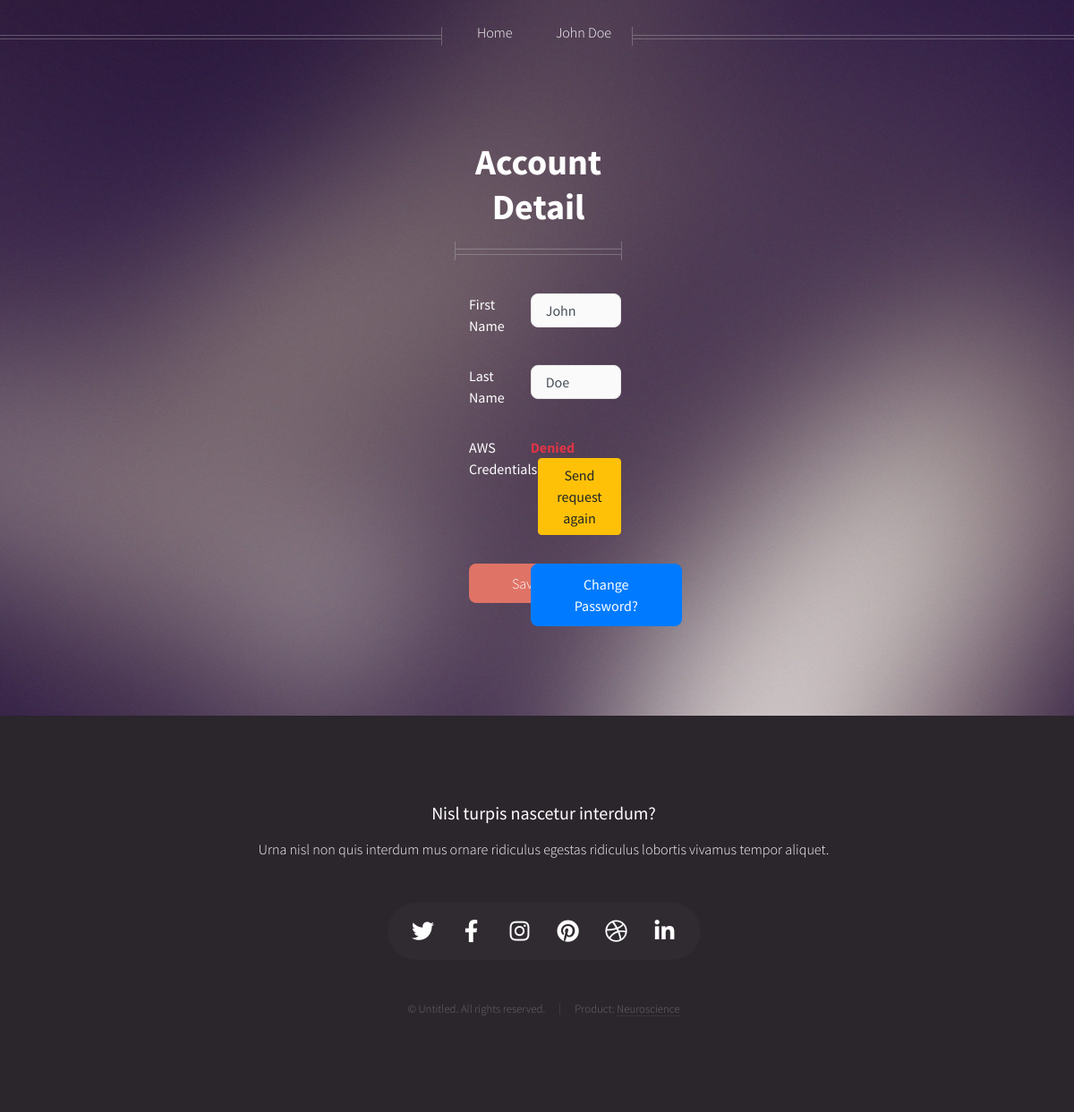
Before: /profile/ (signed in) with the older database file.
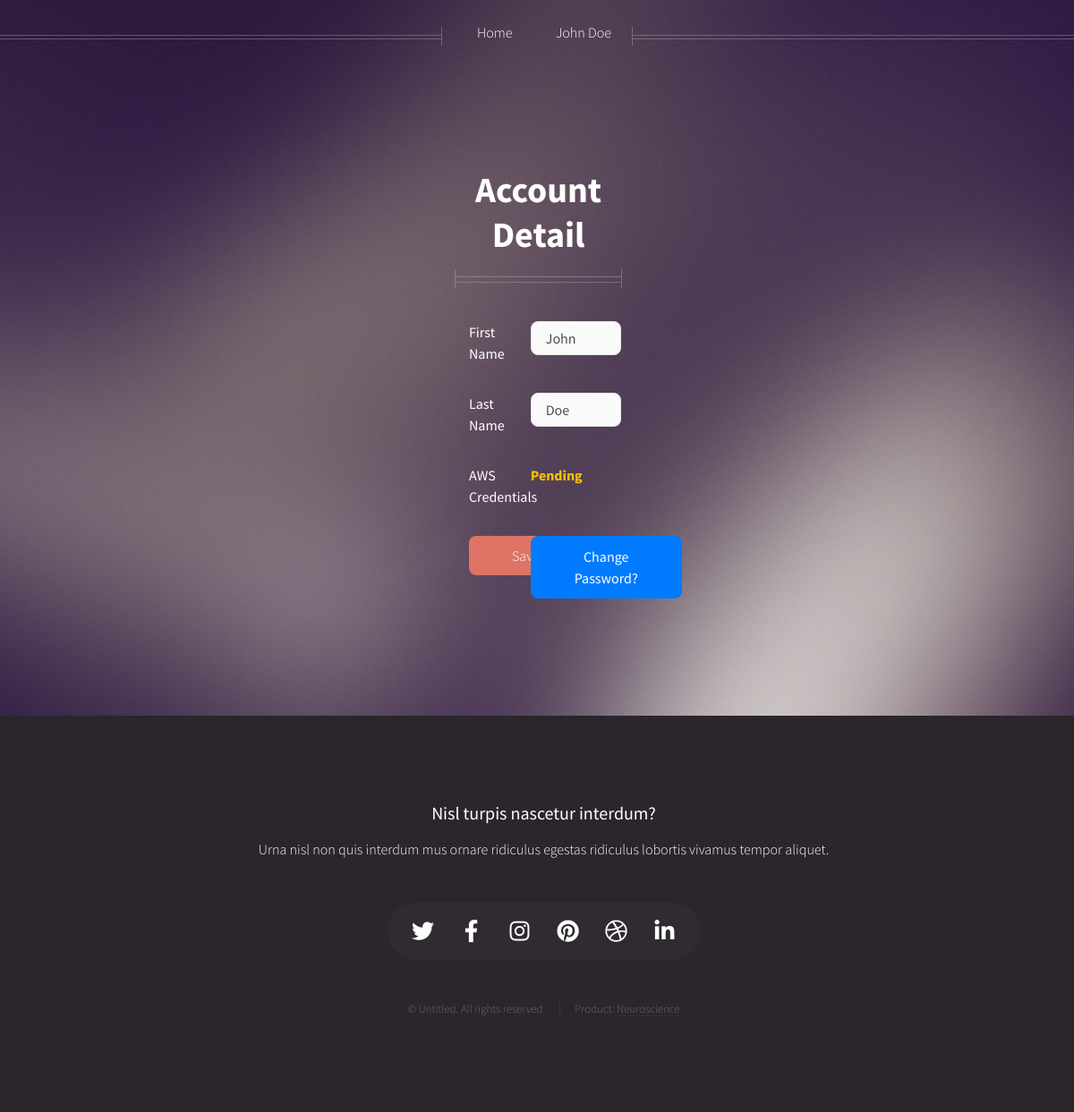
After: the same page with the newer database file.
### account/models.py (models this page shows, shortened)
class User(AbstractBaseUser):
    objects = UserManager()
    date_added = models.DateField(auto_now=False, auto_now_add=True)
    date_updated = models.DateField(auto_now=True)
    email = models.EmailField(db_index=True, unique=True)
    first_name = models.CharField(max_length=100, default="")
    last_name = models.CharField(max_length=100, default="")
    USERNAME_FIELD = 'email'
    REQUIRED_FIELDS = []
    is_active = models.BooleanField(default=True)
    is_admin = models.BooleanField(default=False)

class Base(models.Model):
    created_on = models.DateTimeField(auto_now_add=True, db_index=True,
                                      help_text='(Read-only) Date/time when record was created.')
    updated_on = models.DateTimeField(auto_now=True, db_index=True,
                                      help_text='(Read-only) Date/time when record was updated.')

class AWSRequest(Base):
    STATUS_CHOICES = (
        (STATUS_PENDING, 'Pending'),
        (STATUS_DENIED, 'Denied'),
        (STATUS_COMPLETED, 'Completed'),
    )
    user = models.ForeignKey(User, on_delete=models.CASCADE)
    status = models.CharField(max_length=1, choices=STATUS_CHOICES, default=STATUS_PENDING,
                              help_text="Status of request")

### account/views.py (the view, shortened to what this page needs)
# urls.py: path('profile/', ProfileView.as_view(), name='profile'),
class ProfileView(LoginRequiredMixin, View):
    template_name = "account/profile.html"
    def get(self, request):
        aws_req = AWSRequest.objects.filter(user=request.user).first()
        return render(request, template_name=self.template_name, context={
            "user": request.user,
            "aws_req": aws_req
        })

### templates/account/profile.html (shortened to what this page needs)
{% extends "layout.html" %}
{% load static %}
{% block content %}
    <div class="container">
        <div class="col-xl-6 offset-xl-3 col-md-12">
            <div class="title">
                <h2>Account Detail</h2>
                <hr/>
            </div>
            <div class="col-xl-12">
                <form method="post">
                    <div class="form-group row pb-3">
                        <label class="col-4 col-form-label">First Name</label>
                        <div class="col-8">
                            <input type="text" name="first_name" placeholder="First Name" class="form-control" value="{{user.first_name}}" required>
                        </div>
                    </div>
                    <div class="form-group row pb-3">
                        <label class="col-4 col-form-label">Last Name</label>
                        <div class="col-8">
                            <input name="last_name" placeholder="Last Name" class="form-control" type="text"  value="{{user.last_name}}" required>
                        </div>
                    </div>
                    <div class="form-group row pb-3">
                        <label for="select" class="col-4 col-form-label">AWS Credentials</label>
                        <div class="col-8 text-left">
                            {% if aws_req %}
                            <label class="{{aws_req.get_status_display}}">{{aws_req.get_status_display}}</label>
                                {% if aws_req.get_status_display == 'Denied' %}
                                    <a href="{% url 'aws_cred_request' %}" class="btn btn-warning ml-2">Send request again</a>
                                {% endif %}
                            {% else %}
                                <a href="{% url 'aws_cred_request' %}" class="btn btn-warning">Send Request</a>
                            {% endif %}
                        </div>
                    </div>
                    <div class="form-group row pb-3">
                        <div class="col-4 text-left">
                            <input type="submit" class="btn btn-primary" value="Save">
                        </div>
                        <div class="col-8 text-right">
                            <button type="button" class="btn btn-primary" onclick="change_pwd()">Change Password?</button>
                        </div>
                    </div>
                </form>
            </div>
        </div>
    </div>
{% endblock %}

### templates/layout.html (shortened to what this page needs)
{% load static %}
<!DOCTYPE HTML>
<html>
	<head>
		<link rel="stylesheet" href="https://stackpath.bootstrapcdn.com/bootstrap/4.4.1/css/bootstrap.min.css">
		<link rel="stylesheet" href="{% static 'css/main.css' %}" />
		<link rel="stylesheet" href="{% static 'css/custom.css' %}" />
	</head>
    <body class="homepage is-preload">
        <div id="page-wrapper">
				<div id="header">
						<nav id="nav">
							<ul>
								<li><a href="/">Home</a></li>
								{% if user.is_authenticated %}
									<li>
										<a href="#">{{user.first_name}} {{user.last_name}}</a>
									</li>
								{% else %}
									<li><a href="/login">Login</a></li>
								{% endif %}
							</ul>
						</nav>
						<div class="inner">
							{% block content %}{% endblock %}
						</div>
				</div>
				<div id="footer">
					<div class="container">
						<div class="row">
							<div class="col-12">
									<section class="contact">
										<header>
											<h3>Nisl turpis nascetur interdum?</h3>
										</header>
										<p>Urna nisl non quis interdum mus ornare ridiculus egestas ridiculus lobortis vivamus tempor aliquet.</p>
										<ul class="icons">
											<li><a href="#" class="icon brands fa-twitter"><span class="label">Twitter</span></a></li>
											<li><a href="#" class="icon brands fa-facebook-f"><span class="label">Facebook</span></a></li>
											<li><a href="#" class="icon brands fa-instagram"><span class="label">Instagram</span></a></li>
											<li><a href="#" class="icon brands fa-pinterest"><span class="label">Pinterest</span></a></li>
											<li><a href="#" class="icon brands fa-dribbble"><span class="label">Dribbble</span></a></li>
											<li><a href="#" class="icon brands fa-linkedin-in"><span class="label">Linkedin</span></a></li>
										</ul>
									</section>
									<div class="copyright">
										<ul class="menu">
											<li>&copy; Untitled. All rights reserved.</li><li>Product: <a href="http://html5up.net">Neuroscience</a></li>
										</ul>
									</div>
							</div>
						</div>
					</div>
				</div>
        </div>
    </body>
</html>

### static/css/custom.css (style rules this page uses)
.inner .form-group label { text-align: left; margin:0; color: white; }
.inner h2 { color:white; font-weight:bold; font-size: 2.5rem; }
.title hr { top:5px!important; }
#nav a:hover, #nav a { text-decoration: none; }
.Pending { color:#ffc107!important; font-weight: bold; }
button { padding: 0.65em 3em 0.65em 3em!important; border-radius: 0.5em!important; }

Changed rows visible on the page:
removed AWSRequest: status "Denied"
added AWSRequest: status "Pending"
Other visible differences:
text no longer shown: "Send request again"
